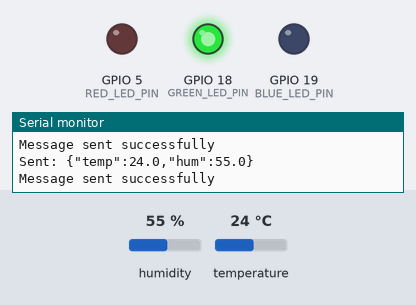
The sketch below on a simulated ESP32. Parts: output pins drawn as LEDs (lit = HIGH), the last lines printed to the serial monitor. The test bench sets the inputs (shaded band); at power-on: humidity 55 %, temperature 24 °C. WiFi joins after 1.5 s; servers stay silent unless stated.

Above: at 2.8 s.
2.9 s: humidity set to 32 %
5.8 s: humidity set to 29 %
At 8.0 s:
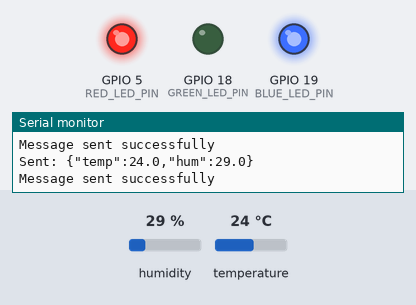
9.1 s: temperature set to 29.5 °C
11.8 s: temperature set to 30.5 °C
At 14.1 s:
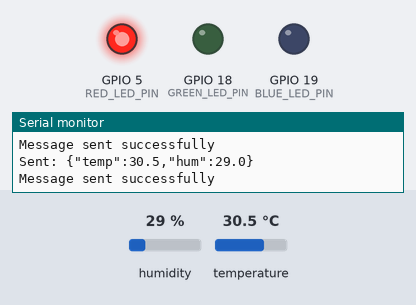
15.1 s: humidity set to 40 %
At 17.8 s:
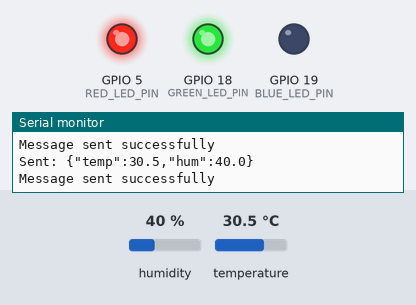
Timing chart, 0 to 19.3 s (numbered marks = the images above; inputs shaded):
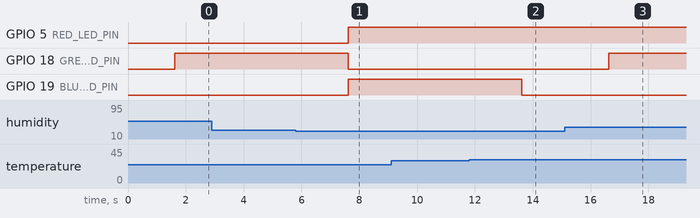

Measured:
- the behaviour switches between 31 and 30 % on humidity (found by bisection; images 0 and 1)
- the behaviour switches between 29.9 and 30 °C on temperature (found by bisection; images 1 and 2)
- after the input at 5.8 s, GPIO 5 (RED_LED_PIN), GPIO 19 (BLUE_LED_PIN): LOW → HIGH after 1.8 s; GPIO 18 (GREEN_LED_PIN): HIGH → LOW after 1.8 s
- after the input at 11.8 s, GPIO 19 (BLUE_LED_PIN): HIGH → LOW after 1.8 s
- after the input at 15.1 s, GPIO 18 (GREEN_LED_PIN): LOW → HIGH after 1.5 s

The sketch:

IOT_project.ino
```cpp
//Should be written in Arduino App:


#include <WiFi.h>
#include <WebSocketsClient.h>
#include <DHT.h>

// ----------- DHT Configuration -----------
#define DHTPIN 4
#define DHTTYPE DHT22
DHT dht(DHTPIN, DHTTYPE);

// ----------- WiFi Credentials -----------
const char* ssid = "TP-Link_81C8";
const char* password = "47777576";

// ----------- LED Pins -----------
#define RED_LED_PIN 5
#define GREEN_LED_PIN 18
#define BLUE_LED_PIN 19

// ----------- WebSocket Configuration -----------
const char* websocket_server = "informatik.hs-bremerhaven.de";
const int websocket_port = 443;
const char* websocket_path = "/docker-sausubedi-websocket/"; // or "/docker-sausubedi-websocket/"

// ----------- Root CA Certificate -----------


// ----------- WebSocket Client -----------
WebSocketsClient webSocket;

void webSocketEvent(WStype_t type, uint8_t* payload, size_t length) {
  switch (type) {
    case WStype_DISCONNECTED:
      Serial.println("[WSc] Disconnected!");
      break;
    case WStype_CONNECTED:
      Serial.printf("[WSc] Connected to: %s\n", websocket_server);
      webSocket.sendTXT("ESP32 connected");
      break;
    case WStype_TEXT:
      Serial.printf("[WSc] Received: %.*s\n", length, payload);
      break;
    case WStype_ERROR:
      Serial.println("[WSc] Error occurred!");
      break;
    default:
      Serial.printf("[WSc] Event Type [%d]\n", type);
  }
}

void controlLEDs(float temperature, float humidity) {
  // Turn off all LEDs initially
  digitalWrite(RED_LED_PIN, LOW);
  digitalWrite(GREEN_LED_PIN, LOW);
  digitalWrite(BLUE_LED_PIN, LOW);

  if (temperature >= 30.0 && humidity <= 30.0) {
    // High temperature and low humidity -> Red LED
    digitalWrite(RED_LED_PIN, HIGH);

  } else if (temperature <= 15.0 && humidity >= 60.0) {
    // Low temperature and high humidity -> Blue LED
    digitalWrite(BLUE_LED_PIN, HIGH);

  } else if (temperature > 15.0 && temperature < 30.0 && humidity > 30.0 && humidity < 60.0) {
    // Moderate temperature and humidity -> Green LED
    digitalWrite(GREEN_LED_PIN, HIGH);

  } else if (temperature >= 30.0 && humidity > 30.0 && humidity < 60.0) {
    // High temperature and moderate humidity -> Red + Green LEDs
    digitalWrite(RED_LED_PIN, HIGH);
    digitalWrite(GREEN_LED_PIN, HIGH);
  }
  else if (temperature <= 15 && humidity > 30.0 && humidity < 60.0){
    // Low temperature and moderate humidity -> Blue + Green LEDs
    digitalWrite(BLUE_LED_PIN, HIGH);
    digitalWrite(GREEN_LED_PIN, HIGH);
  }
  else if (temperature > 15.0 && temperature < 30.0 && humidity <= 30.0 ){
    // Moderate temperature and Low humidity ->Red + Blue LEDs
    digitalWrite(RED_LED_PIN, HIGH);
    digitalWrite(BLUE_LED_PIN, HIGH);

  }
  else if (temperature > 15.0 && temperature < 30.0 && humidity >= 60.0 ){
    // Moderate temperature and High humidity -> Red + Blue + Green LEDs
    digitalWrite(BLUE_LED_PIN, HIGH);
    digitalWrite(GREEN_LED_PIN, HIGH);
    digitalWrite(RED_LED_PIN, HIGH);

  }

  else{
    // Other than these
    digitalWrite(RED_LED_PIN, LOW);
    digitalWrite(GREEN_LED_PIN, LOW);
    digitalWrite(BLUE_LED_PIN, LOW);

  }
}


void setup() {
  Serial.begin(115200);
  delay(100);
  Serial.println("Starting...");

  dht.begin();

  pinMode(RED_LED_PIN, OUTPUT);
  pinMode(GREEN_LED_PIN, OUTPUT);
  pinMode(BLUE_LED_PIN, OUTPUT);

  digitalWrite(RED_LED_PIN, LOW);
  digitalWrite(GREEN_LED_PIN, LOW);
  digitalWrite(BLUE_LED_PIN, LOW);

  Serial.print("Connecting to WiFi SSID: ");
  Serial.println(ssid);
  WiFi.begin(ssid, password);

  while (WiFi.status() != WL_CONNECTED) {
    delay(500);
    Serial.print(".");
  }
  Serial.println();
  Serial.print("WiFi connected. IP: ");
  Serial.println(WiFi.localIP());

  webSocket.beginSSL(websocket_server, websocket_port, websocket_path);
  webSocket.onEvent(webSocketEvent);
  webSocket.setReconnectInterval(10000);  // Retry every 10 seconds
}

void loop() {
  webSocket.loop();

  static unsigned long lastSend = 0;
  if (millis() - lastSend > 1000) {
    lastSend = millis();

    float t = dht.readTemperature();
    float h = dht.readHumidity();

    if (!isnan(t) && !isnan(h)) {
      controlLEDs(t, h);

      char msg[64];
      snprintf(msg, sizeof(msg), "{\"temp\":%.1f,\"hum\":%.1f}", t, h);

      bool sent = webSocket.sendTXT(msg);
      Serial.print("Sent: ");
      Serial.println(msg);
      if (sent) {
        Serial.println("Message sent successfully");
      } else {
        Serial.println("Message failed to send!");
      }
    } else {
      Serial.println("Failed to read from DHT sensor!");
    }
  }
}
```
